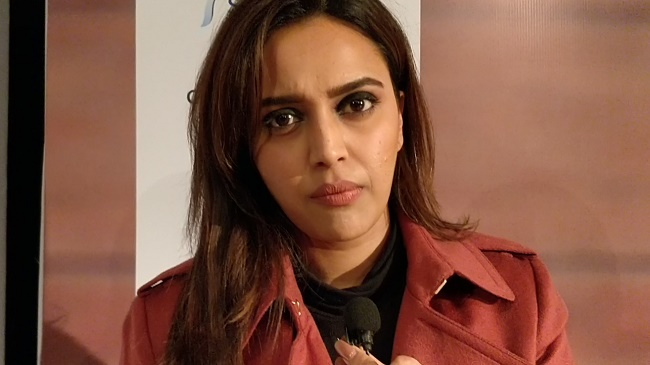
#> input picture Screenshot.jpg, 650 x 365 px
$ python main10.py
#> lines starting #> are read from the running program, lines starting #| are printed output that depends on the picture
import cv2
import numpy as np
img = cv2.imread('Screenshot.jpg')
#> img is the input picture: shape (365, 650, 3); mean B, G, R 66.5, 83.9, 128
h,w = img.shape[:2]
#> h = 365; w = 650

start_row,start_col=int(h*.25),int(w*.25)
#> start_row = 91; start_col = 162

end_row,end_col=int(h*.75),int(w*.75)
#> end_row = 273; end_col = 487

croped=img[start_row:end_row,start_col:end_col]
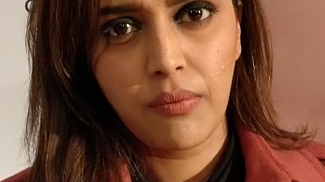
#> croped: shape (182, 325, 3); mean B, G, R 58.4, 78.1, 119.9

cv2.imshow('orignal',img)
cv2.waitKey(0)

cv2.imshow('coped',croped)
cv2.waitKey(0)

cv2.destroyAllWindows()
